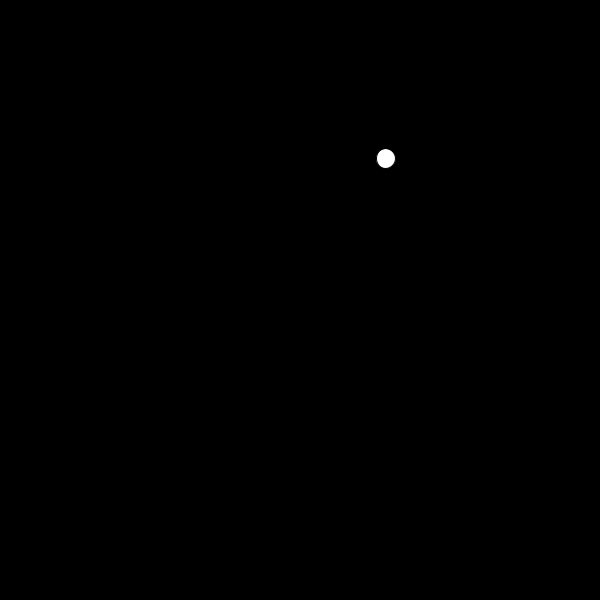
Frame 1 (no input)
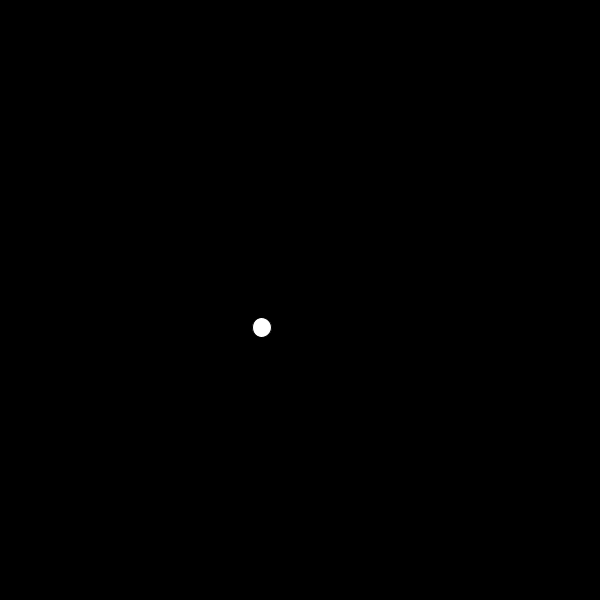
Frame 60 (the mouse pressed at the canvas centre just before this capture)
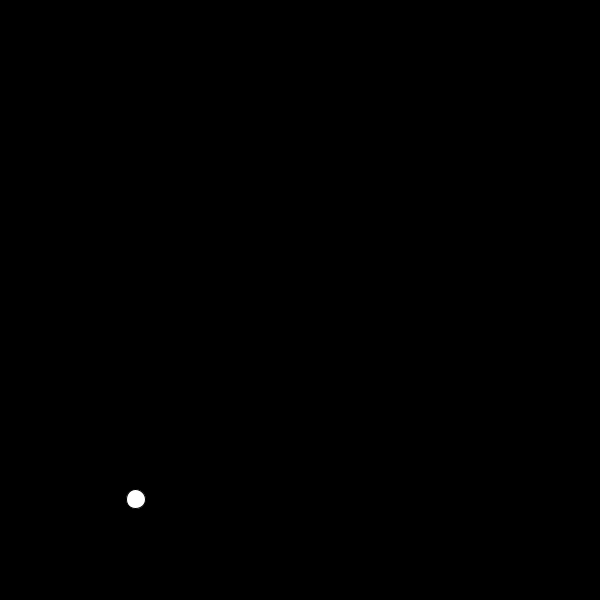
Frame 120 (the mouse held since frame 60 and released just before this capture)

The Processing sketch that drew these frames (run headless with seeded random() and noise(); from frame 60 on, the mouse is pressed at the canvas centre):

// Processing sketch: clase06_ejemplo_objetos
// ── clase06_ejemplo_objetos.pde
Ball pelota;

void setup () {
  size(600,600);
  pelota = new Ball();
}

void draw() {
  background(0);
  pelota.move();
  pelota.dibujar_pelota();
}

void keyPressed(){
  pelota.dibujar_pelota();
}

// ── Ball.pde
class Ball {
  float x;
  float y;
  float size;
  float vx;
  float vy;
  
  Ball () {
    x = random(width);
    y = random(height);
    size = random(10,20);
    vx = random(-4,4);
    vy = random(-4,4);
  }
  
  void move() {
    
    if(x > width || x < 0){
      vx = -vx;
    }
    if(y > height || y < 0){
      vy = -vy;
    }
    x += vx;
    y += vy;
  }
  
  void dibujar_pelota(){
    circle(x,y,size);
  }
  
}
